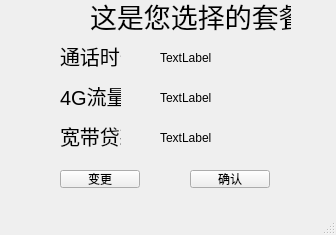
<?xml version="1.0" encoding="UTF-8"?>
<ui version="4.0">
 <class>user_info</class>
 <widget class="QMainWindow" name="user_info">
  <property name="geometry">
   <rect>
    <x>0</x>
    <y>0</y>
    <width>336</width>
    <height>235</height>
   </rect>
  </property>
  <property name="windowTitle">
   <string>用户选择的套餐</string>
  </property>
  <widget class="QWidget" name="centralwidget">
   <widget class="QLabel" name="label">
    <property name="geometry">
     <rect>
      <x>90</x>
      <y>0</y>
      <width>201</width>
      <height>31</height>
     </rect>
    </property>
    <property name="font">
     <font>
      <pointsize>20</pointsize>
     </font>
    </property>
    <property name="text">
     <string>这是您选择的套餐</string>
    </property>
   </widget>
   <widget class="QPushButton" name="pushButton_confirm">
    <property name="geometry">
     <rect>
      <x>190</x>
      <y>170</y>
      <width>80</width>
      <height>18</height>
     </rect>
    </property>
    <property name="text">
     <string>确认</string>
    </property>
   </widget>
   <widget class="QPushButton" name="pushButton_change">
    <property name="geometry">
     <rect>
      <x>60</x>
      <y>170</y>
      <width>80</width>
      <height>18</height>
     </rect>
    </property>
    <property name="text">
     <string>变更</string>
    </property>
   </widget>
   <widget class="QLabel" name="label_2">
    <property name="geometry">
     <rect>
      <x>60</x>
      <y>40</y>
      <width>61</width>
      <height>31</height>
     </rect>
    </property>
    <property name="font">
     <font>
      <pointsize>15</pointsize>
     </font>
    </property>
    <property name="text">
     <string>通话时长</string>
    </property>
   </widget>
   <widget class="QLabel" name="label_3">
    <property name="geometry">
     <rect>
      <x>60</x>
      <y>80</y>
      <width>61</width>
      <height>31</height>
     </rect>
    </property>
    <property name="font">
     <font>
      <pointsize>15</pointsize>
     </font>
    </property>
    <property name="text">
     <string>4G流量</string>
    </property>
   </widget>
   <widget class="QLabel" name="label_4">
    <property name="geometry">
     <rect>
      <x>60</x>
      <y>120</y>
      <width>61</width>
      <height>31</height>
     </rect>
    </property>
    <property name="font">
     <font>
      <pointsize>15</pointsize>
     </font>
    </property>
    <property name="text">
     <string>宽带贷款</string>
    </property>
   </widget>
   <widget class="QLabel" name="label_5">
    <property name="geometry">
     <rect>
      <x>160</x>
      <y>50</y>
      <width>81</width>
      <height>16</height>
     </rect>
    </property>
    <property name="text">
     <string>TextLabel</string>
    </property>
   </widget>
   <widget class="QLabel" name="label_6">
    <property name="geometry">
     <rect>
      <x>160</x>
      <y>90</y>
      <width>81</width>
      <height>16</height>
     </rect>
    </property>
    <property name="text">
     <string>TextLabel</string>
    </property>
   </widget>
   <widget class="QLabel" name="label_7">
    <property name="geometry">
     <rect>
      <x>160</x>
      <y>130</y>
      <width>81</width>
      <height>16</height>
     </rect>
    </property>
    <property name="text">
     <string>TextLabel</string>
    </property>
   </widget>
  </widget>
  <widget class="QMenuBar" name="menubar">
   <property name="geometry">
    <rect>
     <x>0</x>
     <y>0</y>
     <width>336</width>
     <height>17</height>
    </rect>
   </property>
  </widget>
  <widget class="QStatusBar" name="statusbar"/>
 </widget>
 <resources/>
 <connections/>
</ui>
